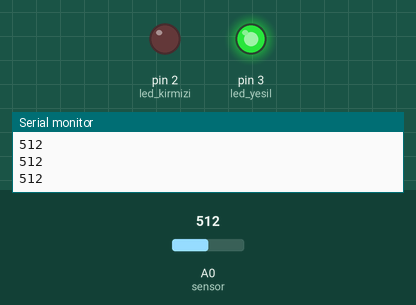
Recording of a sketch running on a simulated Arduino Uno, built with avr-gcc and run on an emulated ATmega328P. On the bench: output pins drawn as LEDs (lit = HIGH), the last lines printed to the serial monitor. The inputs (shaded band) are chosen by the test bench; at power-on: A0 (sensor) = 512.

Above: at 1.2 s.
1.3 s: A0 (sensor) set to 590
2.8 s: A0 (sensor) set to 612
At 3.9 s:
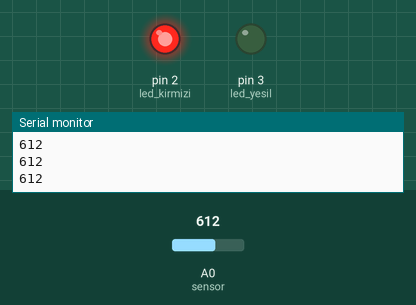
4.4 s: A0 (sensor) set to 511
At 5.3 s:
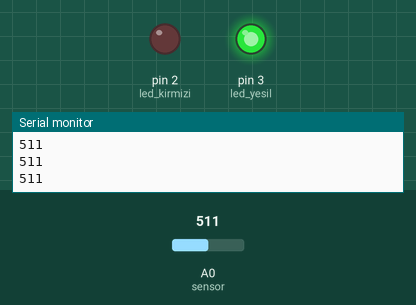
6.0 s: A0 (sensor) set to 610
At 6.7 s:
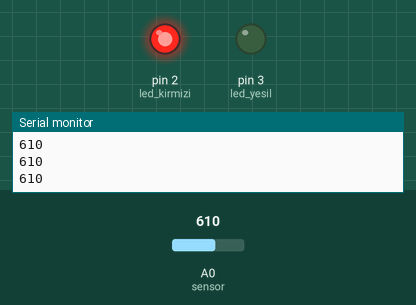
Timing chart, 0 to 8.6 s (numbered marks = the images above; inputs shaded):
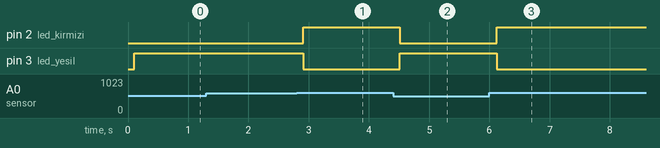

The sketch:

toprak_nem.ino
```cpp
int sensor = A0;
int led_kirmizi = 2;
int led_yesil = 3;
int veri;


void setup() {
  pinMode(sensor,INPUT);
  pinMode(led_kirmizi,OUTPUT);
  pinMode(led_yesil,OUTPUT);
  Serial.begin(9600);
}

void loop() {
  veri=analogRead(sensor);
  Serial.println(veri);
  delay(100);

if(veri<600)
{
  digitalWrite(led_yesil,HIGH);
  digitalWrite(led_kirmizi,LOW);
  }
  else{
    digitalWrite(led_kirmizi,HIGH);
    digitalWrite(led_yesil,LOW);
    }
}
```

Measured:
- the behaviour switches between 599 and 600 on A0 (sensor) (found by bisection; images 0 and 1)
- after the input at 2.8 s, pin 2 (led_kirmizi): LOW → HIGH after 0.11 s; pin 3 (led_yesil): HIGH → LOW after 0.11 s
- after the input at 4.4 s, pin 2 (led_kirmizi): HIGH → LOW after 0.11 s; pin 3 (led_yesil): LOW → HIGH after 0.11 s
- after the input at 6.0 s, pin 2 (led_kirmizi): LOW → HIGH after 0.12 s; pin 3 (led_yesil): HIGH → LOW after 0.12 s
